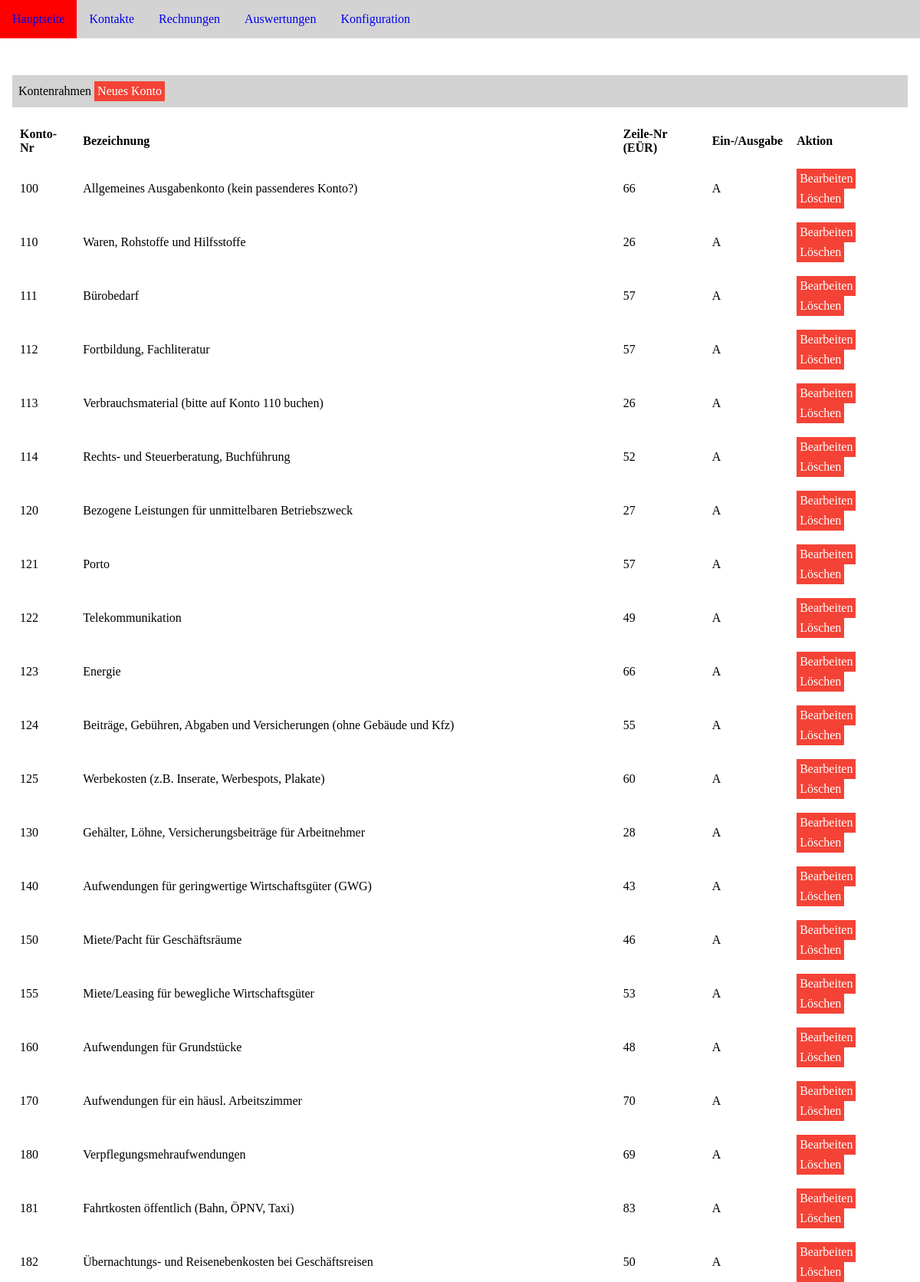
/kontenrahmen/kontenrahmen.php (upper part), run on the app's committed database.
### tables this page shows
CREATE TABLE `kontenrahmen` (
  `id_konto` int(11) NOT NULL,
  `konto_nr` int(11) DEFAULT NULL,
  `bezeichnung` varchar(250) DEFAULT NULL,
  `typ` varchar(1) NOT NULL COMMENT 'A=Ausgaben, E=Einnahmen',
  `zeile_nr` int(11) DEFAULT NULL
);

### kontenrahmen/kontenrahmen.php (the view, shortened to what this page needs)
<!DOCTYPE html>
<html lang="de">
<head>
<link rel="stylesheet" href="../css/style.css" />
</head>
<body>
<?php
include("../include/menu.php");
@require_once("../include/config.inc.php");
?>
<div class="table">
<p class="header">Kontenrahmen
  <a class="btn" href="kontenrahmen_bearbeiten.php?action=n">Neues Konto</a>
</p>
<table>
  <thead>
    <tr>
     <th>Konto-Nr</th>
     <th>Bezeichnung</th>
     <th>Zeile-Nr (EÜR)</th>
     <th>Ein-/Ausgabe</th>
     <th>Aktion</th>
    </tr>
  </thead>
  <tbody>
<?php
if ($stmt2 = $mysqli -> prepare("SELECT id_konto, konto_nr, bezeichnung, typ, zeile_nr FROM kontenrahmen ORDER BY konto_nr ASC")) {
  $stmt2 -> execute();
  $stmt2 -> bind_result($id, $konto_nr, $bez, $typ, $zeile_nr);
  while ($stmt2 -> fetch()){
    ?>
    <tr>
    <td><?=$konto_nr;?></td>
    <td><?=$bez;?></td>
    <td><?=$zeile_nr;?></td>
    <td><?=$typ;?></td>
    <td>
		<a class="btn" href="kontenrahmen_bearbeiten.php?id=<?=$id;?>&action=e">Bearbeiten</a>
		<a class="btn" onclick="return confirm('Definitif löschen ?');" href="kontenrahmen_bearbeiten.php?id=<?=$id;?>&action=d">Löschen</a>
	</td>
    </tr>
    <?php
  }
}
?>
</tbody>
</table>
</div>
</body>
</html>

### css/style.css (style rules this page uses)
body { margin: 0; }
.table { padding: 1em; margin-top: 1em; }
.table th { padding: 0.5em; text-align: left; }
.table td { padding: 0.5em; text-align: left; }
.header { background-color: lightgrey; padding: 0.5em; }
.btn { background-color: #f44336; color: white; padding: 0.25em; text-align: center; text-decoration: none; display: inline-block; }

### data on the page
kontenrahmen: konto_nr "100", bezeichnung "Allgemeines Ausgabenkonto (kein passenderes Konto?)", zeile_nr "66", typ "A"
kontenrahmen: konto_nr "110", bezeichnung "Waren, Rohstoffe und Hilfsstoffe", zeile_nr "26", typ "A"
kontenrahmen: konto_nr "111", bezeichnung "Bürobedarf", zeile_nr "57", typ "A"
kontenrahmen: konto_nr "112", bezeichnung "Fortbildung, Fachliteratur", zeile_nr "57", typ "A"
kontenrahmen: konto_nr "113", bezeichnung "Verbrauchsmaterial (bitte auf Konto 110 buchen)", zeile_nr "26", typ "A"
kontenrahmen: konto_nr "114", bezeichnung "Rechts- und Steuerberatung, Buchführung", zeile_nr "52", typ "A"
kontenrahmen: konto_nr "120", bezeichnung "Bezogene Leistungen für unmittelbaren Betriebszweck", zeile_nr "27", typ "A"
kontenrahmen: konto_nr "121", bezeichnung "Porto", zeile_nr "57", typ "A"
kontenrahmen: konto_nr "122", bezeichnung "Telekommunikation", zeile_nr "49", typ "A"
kontenrahmen: konto_nr "123", bezeichnung "Energie", zeile_nr "66", typ "A"
kontenrahmen: konto_nr "124", bezeichnung "Beiträge, Gebühren, Abgaben und Versicherungen (ohne Gebäude und Kfz)", zeile_nr "55", typ "A"
kontenrahmen: konto_nr "125", bezeichnung "Werbekosten (z.B. Inserate, Werbespots, Plakate)", zeile_nr "60", typ "A"
kontenrahmen: konto_nr "130", bezeichnung "Gehälter, Löhne, Versicherungsbeiträge für Arbeitnehmer", zeile_nr "28", typ "A"
kontenrahmen: konto_nr "140", bezeichnung "Aufwendungen für geringwertige Wirtschaftsgüter (GWG)", zeile_nr "43", typ "A"
kontenrahmen: konto_nr "150", bezeichnung "Miete/Pacht für Geschäftsräume", zeile_nr "46", typ "A"
kontenrahmen: konto_nr "155", bezeichnung "Miete/Leasing für bewegliche Wirtschaftsgüter", zeile_nr "53", typ "A"
kontenrahmen: konto_nr "160", bezeichnung "Aufwendungen für Grundstücke", zeile_nr "48", typ "A"
kontenrahmen: konto_nr "170", bezeichnung "Aufwendungen für ein häusl. Arbeitszimmer", zeile_nr "70", typ "A"
kontenrahmen: konto_nr "180", bezeichnung "Verpflegungsmehraufwendungen", zeile_nr "69", typ "A"
kontenrahmen: konto_nr "181", bezeichnung "Fahrtkosten öffentlich (Bahn, ÖPNV, Taxi)", zeile_nr "83", typ "A"
kontenrahmen: konto_nr "182", bezeichnung "Übernachtungs- und Reisenebenkosten bei Geschäftsreisen", zeile_nr "50", typ "A"
